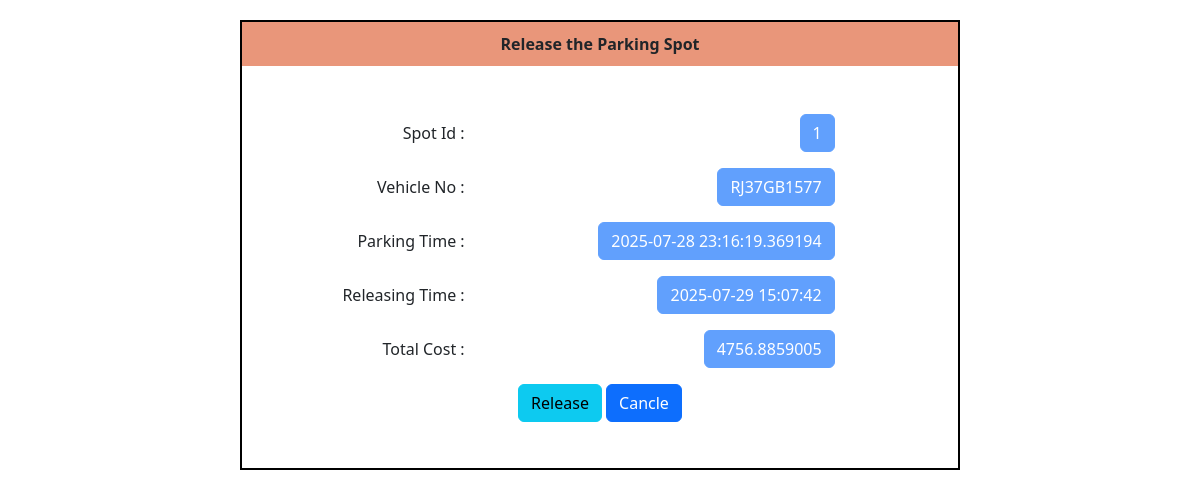
The app's page /release/2/1/1 with its own data.
### application/models.py (models this page shows)
class Parking_spot(db.Model):
    id = db.Column(db.Integer, primary_key= True)
    lot_id = db.Column(db.Integer, db.ForeignKey('parking_lot.id') ,nullable = False )
    status = db.Column(db.String(), default = 'available')
    occupied_user = db.Column(db.Integer , db.ForeignKey('users.id'))
    vehicle_no = db.Column(db.String())
    parking_time = db.Column(db.DateTime())

### application/controllers.py (the view, shortened to what this page needs)
@app.route("/release/<int:user_id>/<int:spot_id>/<int:lot_id>" , methods = ["GET", "POST"])
def release(user_id , spot_id , lot_id):
    this_user = Users.query.filter_by(id = user_id).first()
    spot = Parking_spot.query.filter_by(id = spot_id).first()
    lot = Parking_lot.query.filter_by(id = lot_id).first()
    l_time = datetime.datetime.now()
    l_stamp = l_time - spot.parking_time
    hour = (l_stamp.total_seconds())/3600
    price = (hour*lot.Price)
    return render_template("release_prk.html" , this_user = this_user, spot = spot , l_time = l_time ,price = price)

### templates/release_prk.html (shortened to what this page needs)
<!DOCTYPE html>
<html lang="en">
<head>
    <link href="https://cdn.jsdelivr.net/npm/bootstrap@5.3.7/dist/css/bootstrap.min.css" rel="stylesheet">
</head>
<body>
    <div style="border: 2px solid black; width: 60%;height: 450px; margin: auto; margin-top: 20px;text-align: end;">
        <div style="text-align: center; padding: 10px; background-color: darksalmon;" ><b>Release the Parking Spot</b></div>
        <div class="my-5">
        <form action="/release/{{this_user.id}}/{{spot.id}}/{{spot.parking_lot.id}}", method="post">
           <div class="row mb-3">
            <label for="email" class="col-sm-4 col-form-label">Spot Id :</label>
            <div class="col-sm-6">
            <button type="button" class="btn btn-primary" disabled>{{spot.id}}</button>
            </div>
        </div>
        <div class="row mb-3">
            <label for="add" class="col-sm-4 col-form-label">Vehicle No :</label>
            <div class="col-sm-6">
            <button type="button" class="btn btn-primary" disabled>{{spot.vehicle_no}}</button>
            </div>
        </div>
        <div class="row mb-3">
            <label for="pin" class="col-sm-4 col-form-label">Parking Time :</label>
            <div class="col-sm-6">
            <button type="button" class="btn btn-primary" disabled>{{spot.parking_time}}</button>
            </div>
        </div>
        <div class="row mb-3">
            <label for="name" class="col-sm-4 col-form-label" >Releasing Time :</label>
            <div class="col-sm-6">
            <button type="button" class="btn btn-primary" disabled>{{l_time}}</button>
            </div>
        </div>
        <div class="row mb-3">
            <label for="name" class="col-sm-4 col-form-label" >Total Cost :</label>
            <div class="col-sm-6">
            <button type="button" class="btn btn-primary" disabled>{{price}}</button>
            </div>
        </div>
        <div class="d-flex justify-content-evenly">
            <div class="d-grid gap-4 d-md-block">
                <input type="submit" class="btn btn-info" value="Release"></a>
                <a class="btn btn-primary" href="/Home_user/{{this_user.id}}" role="button">Cancle</a>
            </div>
        </div>
        </form>
    </div>
</body>
</html>

### records on screen
Parking_spot: id "1", vehicle_no "RJ37GB1577", parking_time "2025-07-28 23:16:19.369194"
